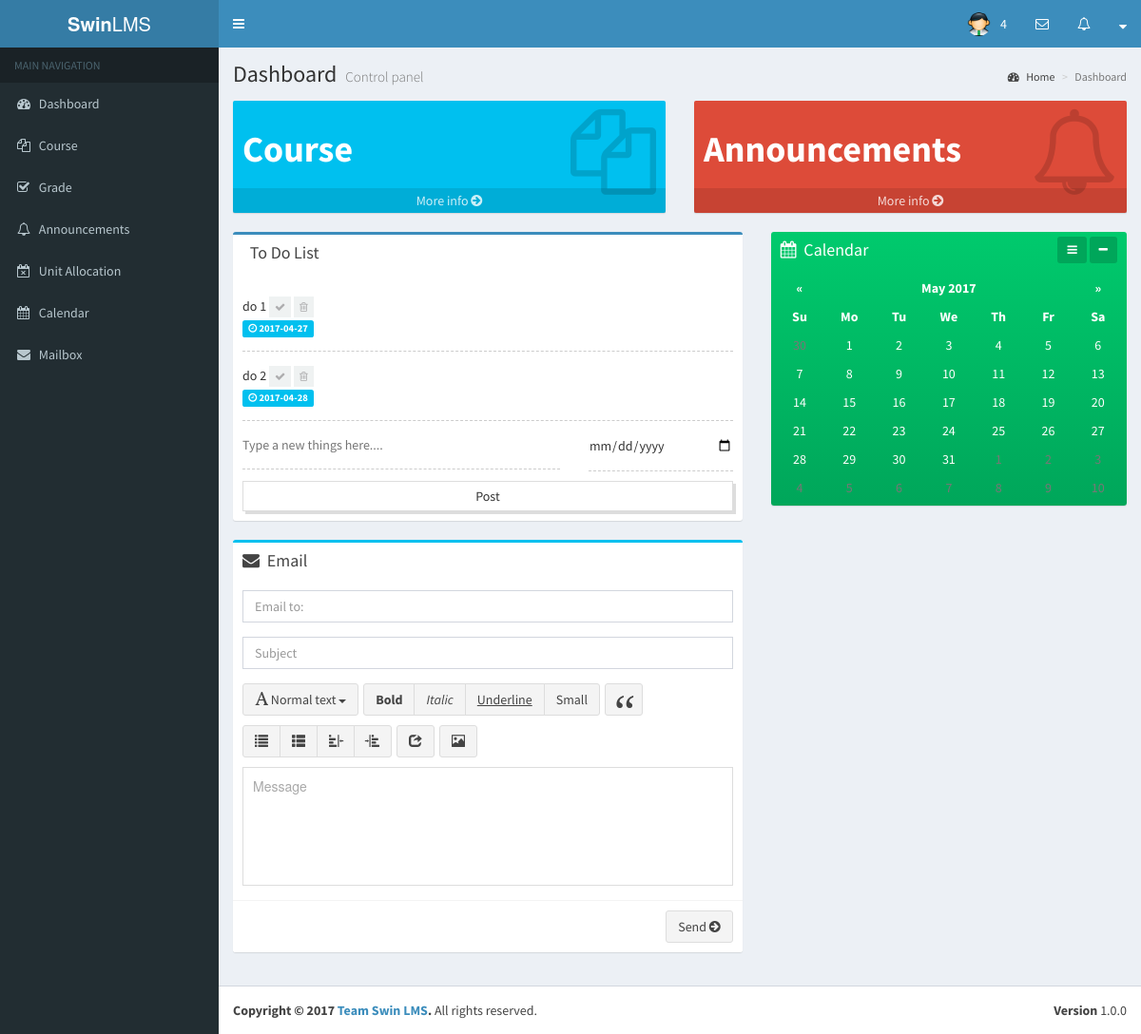
The page /student/dashboard.php on the database as committed earlier.
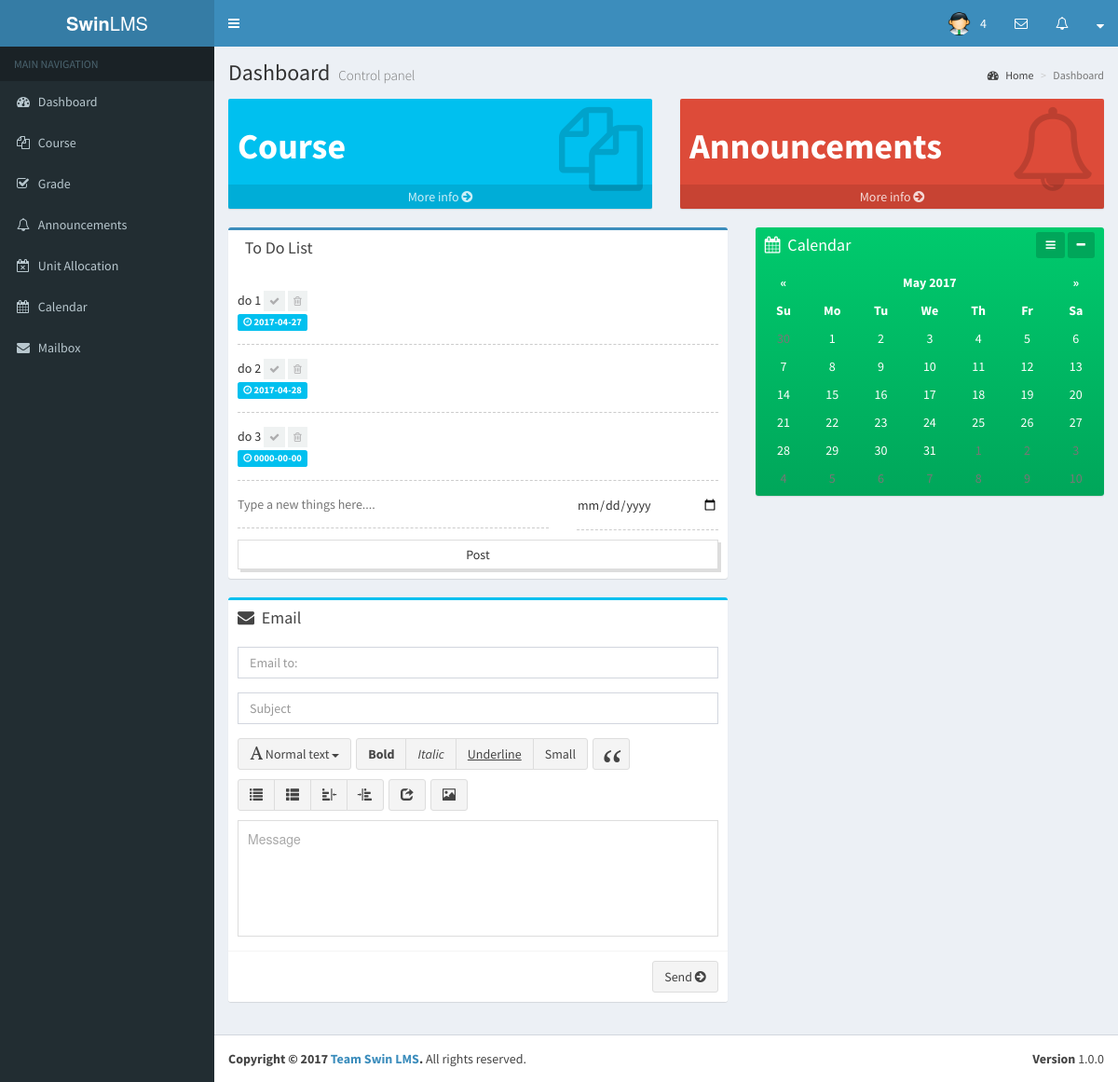
The same page on the database as committed later.
### tables this page shows
CREATE TABLE `todolist` (
  `id` int(11) NOT NULL,
  `name` varchar(100) NOT NULL,
  `user_id` int(11) NOT NULL,
  `done` tinyint(1) DEFAULT NULL,
  `created` datetime DEFAULT NULL,
  `date` date NOT NULL
);

### student/dashboard.php (the view, shortened to what the changed rows need)
<?php
require_once '../app/init.php';
$todolistQuery = $db->prepare("
    SELECT id, name, done, date
    FROM todolist
    WHERE user_id=:user_id
");
$todolistQuery->execute([
    'user_id' => $_SESSION['user_id']
]);
$todolist = $todolistQuery->rowCount() ? $todolistQuery : [];
?>
<!DOCTYPE html>
<html>
		<?php include_once('first.php') ?>
    <link href="../bootstrap/css/todo.css" rel="stylesheet" />
	<body class="hold-transition skin-blue sidebar-mini">
          <div class="content-wrapper">
            <section class="content-header">
              <h1>
                Dashboard
                <small>Control panel</small>
              </h1>
            </section>
            <section class="content">
              <div class="row">
                <section class="col-lg-7 connectedSortable">
                  <div class="box box-primary">
                    <div class="box-body">
                        <?php if(!empty($todolist)): ?>
                        <ul class="todolist">
                            <?php foreach($todolist as $todo): ?>
                                <li>
                                    <span class="todo<?php echo $todo['done'] ? ' done' : '' ?>"><?php echo $todo['name']; ?></span>
                                    <?php if(!$todo['done']): ?>
                                        <a href="todo/mark.php?as=done&todo=<?php echo $todo['id']; ?>" class="done-button"><i class="fa fa-check"></i></a>
                                    <?php endif; ?>
                                        <a href="todo/remove.php?as=done&todo=<?php echo $todo['id']; ?>" class="done-button"><i class="fa fa-trash-o"></i></a>
                                    <br />
                                    <small class="label label-info"><i class="fa fa-clock-o"></i> <?php echo $todo['date']; ?></small>
                                </li>
                            <?php endforeach; ?>
                        </ul>
                        <?php else: ?>
                            <p>You haven't added any things.</p>
                        <?php endif; ?>
                    </div>
                  </div>
                </section>
              </div>
            </section>
          </div>
	</body>
</html>

Rows that differ between the two databases and show on the page:
added todolist: name "do 3", date "0000-00-00"
